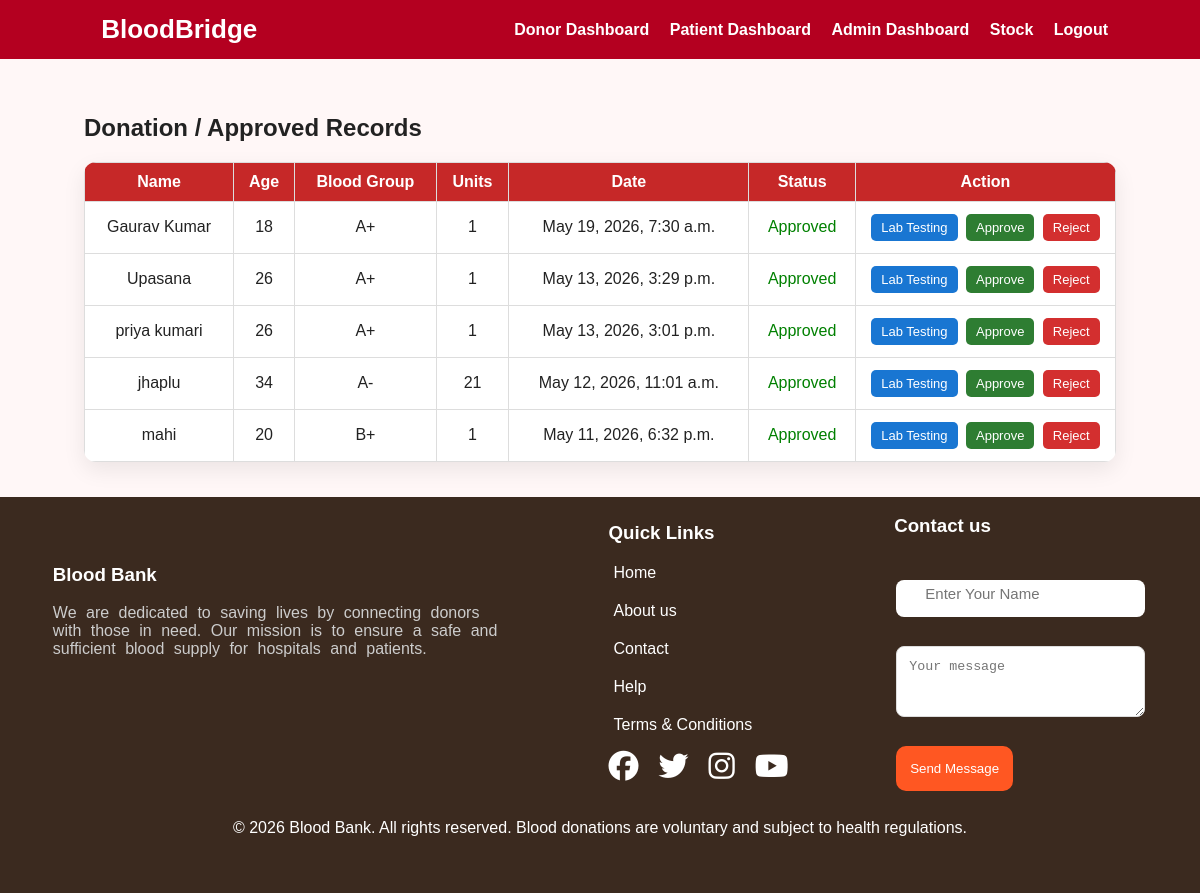
The app's page /donation/ (signed in) with its own data.
### core/models.py (models this page shows, shortened)
class BloodDonation(models.Model):
    fullname = models.CharField(max_length=100)
    age = models.PositiveIntegerField(default=18)
    bloodgroup = models.CharField(max_length=5, choices=BLOOD_GROUPS)
    units = models.PositiveIntegerField(default=1)
    date = models.DateTimeField(auto_now_add=True)
    status = models.CharField(
        max_length=20,
        default='Pending'
    )
    hb_level = models.CharField(max_length=20, null=True, blank=True)
    bp = models.CharField(max_length=20, null=True, blank=True)
    result = models.CharField(max_length=20, null=True, blank=True)
    remarks = models.TextField(null=True, blank=True)

### core/views.py (the view)
# urls.py: path('donation/', views.donation, name='donation'),
def donation(request):
    if not is_logged_in(request): return redirect('admin_login')
    return render(request, 'donation.html', {'donations': BloodDonation.objects.all().order_by('-id')})

### core/views.py (called while the page is built)
def is_logged_in(request):
    return request.session.get('user_id') is not None

### templates/donation.html (shortened to what this page needs)
{% extends 'base.html' %}
{% block content %}
<div class="container">
    <h2>Donation / Approved Records</h2>
    <table>
        <tr>
            <th>Name</th>
            <th>Age</th>
            <th>Blood Group</th>
            <th>Units</th>
            <th>Date</th>
            <th>Status</th>
            <th class="action-col">Action</th>
        </tr>
        {% for d in donations %}
        <tr>
            <td>{{ d.fullname }}</td>
            <td>{{ d.age }}</td>
            <td>{{ d.bloodgroup }}</td>
            <td>{{ d.units }}</td>
            <td>{{ d.date }}</td>
        <td>
    {% if d.status == 'Pending' %}
        <span style="color:orange;">Pending</span>
    {% elif d.status == 'Approved' %}
        <span style="color:green;">Approved</span>
    {% elif d.status == 'Rejected' %}
        <span style="color:red;">Rejected</span>
    {% elif d.status == 'Lab Tested' %}
        <span style="color:blue;">Lab Tested</span>
    {% else %}
        {{ d.status }}
    {% endif %}
</td>
         <td>
    <a href="{% url 'lab_testing' d.id %}"
   class="btn-action lab-btn">
   Lab Testing
</a>
    <a href="{% url 'update_status' d.id 'Approved' %}"
       class="btn-action approve-btn">
       Approve
    </a>
    <a href="{% url 'update_status' d.id 'Rejected' %}"
       class="btn-action reject-btn">
       Reject
    </a>
</td>
        </tr>
        {% empty %}
        <tr>
            <td colspan="7">No donation records.</td>
        </tr>
        {% endfor %}
    </table>
</div>
{% endblock %}

### static/css/style.css (style rules this page uses)
* { box-sizing:border-box }
body { margin:0;font-family:Arial,Helvetica,sans-serif;background:#fff7f7;color:#222 }
.container { padding:35px 7% }
table { width:100%;border-collapse:collapse;background:#fff;border-radius:12px;overflow:hidden;box-shadow:0 8px 22px rgba(0,0,0,.08) }
th,td { padding:12px;border-bottom:1px solid #eee;text-align:left }
th { background:#b40020;color:#fff }

### templates/donation.html (style rules this page uses)
table { width: 100%; border-collapse: collapse; margin-top: 20px; }
th, td { border: 1px solid #ddd; padding: 10px; text-align: center; }
th { background: #c62828; color: white; }
.action-col { width: 260px; }
.btn-action { padding: 6px 10px; text-decoration: none; color: white; border-radius: 5px; font-size: 13px; margin: 2px; display: inline-block; }
.lab-btn { background-color: #1976d2; }
.approve-btn { background-color: #2e7d32; }
.reject-btn { background-color: #d32f2f; }

### records on screen
BloodDonation: fullname "Gaurav Kumar", age "18", bloodgroup "A+", units "1", date "May 19, 2026, 7:30 a.m.", status "Approved"
BloodDonation: fullname "Upasana", age "26", bloodgroup "A+", units "1", date "May 13, 2026, 3:29 p.m.", status "Approved"
BloodDonation: fullname "priya kumari", age "26", bloodgroup "A+", units "1", date "May 13, 2026, 3:01 p.m.", status "Approved"
BloodDonation: fullname "jhaplu", age "34", bloodgroup "A-", units "21", date "May 12, 2026, 11:01 a.m.", status "Approved"
BloodDonation: fullname "mahi", age "20", bloodgroup "B+", units "1", date "May 11, 2026, 6:32 p.m.", status "Approved"
